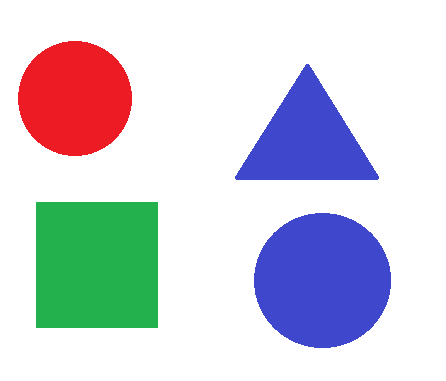
#> input picture Noise Reduction/Image/contour2.png, 446 x 381 px, found by its file name
$ python contour_dectect.py   (older library calls are emulated)
#> lines starting #> are read from the running program, lines starting #| are printed output that depends on the picture; after the words box and inside, x2 and y2 are one past the last pixel; in counts of white or black regions, pixels touching at a corner belong together
import cv2
import numpy

img = cv2.imread("Image\contour2.png")
#> img is the input picture: shape (381, 446, 3); mean B, G, R 218.6, 209.2, 207.6

B,G,R = cv2.split(img)
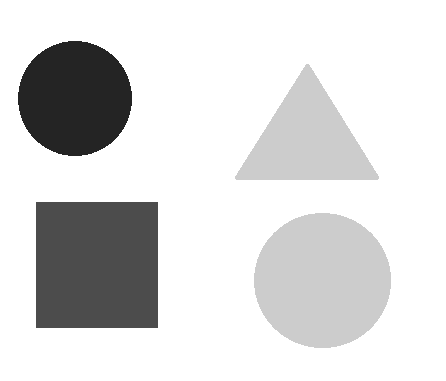
#> B: shape (381, 446); min 36, max 255, mean 218.6
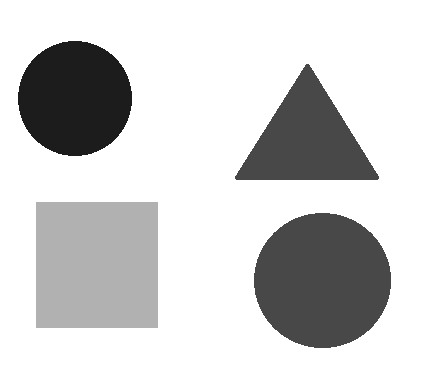
#> G: shape (381, 446); min 28, max 255, mean 209.2
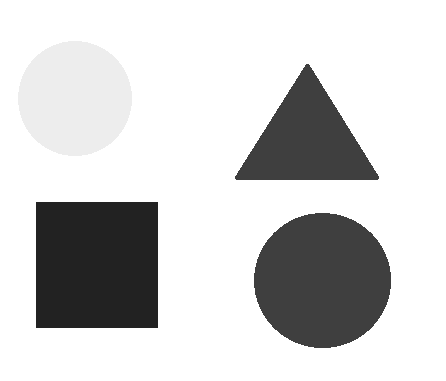
#> R: shape (381, 446); min 34, max 255, mean 207.6
img2 = cv2.bitwise_and(B,R)
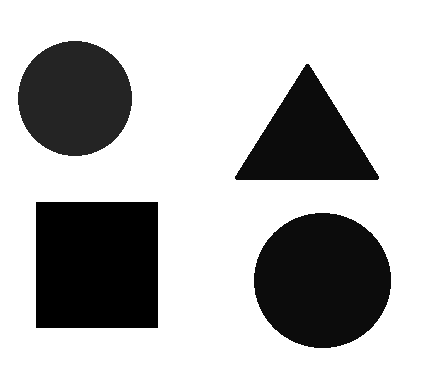
#> img2: shape (381, 446); min 0, max 255, mean 185.4
img2 = cv2.bitwise_not(img2)
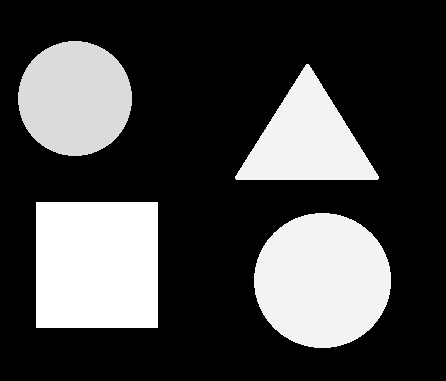
#> img2: shape (381, 446); min 0, max 255, mean 69.6


cv2.imshow("Blue",B)
cv2.imshow("Green",G)
cv2.imshow("Red",R)
cv2.imshow("Red and Blue",img2)

ret, imgROI = cv2.threshold(img2,50,255,cv2.THRESH_BINARY)
#> imgROI: shape (381, 446); 28.8% white; 4 white regions

# Find contour
N, contours, hierachy = cv2.findContours(imgROI,cv2.RETR_EXTERNAL,cv2.CHAIN_APPROX_NONE)
#> contours = 4 contours; box (x1, y1, x2, y2) and area: (36, 202, 158, 328) 15125, (254, 213, 391, 348) 14329, (18, 41, 132, 156) 10125, (235, 64, 379, 180) 8542

for i in contours:
    cv2.drawContours(imgROI,i,-1,(0,255,0),3)
#> (the run stopped early here; a loop or call above may not have finished)
